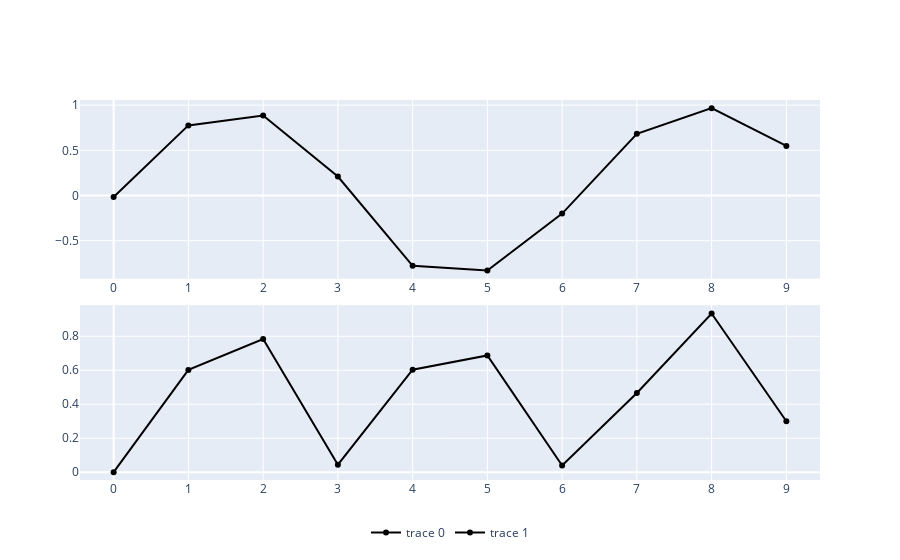

The notebook cell saved with this chart:
### Code cell
import plotly.offline as pyo

fig = {"data": [], "layout": {}}
fig["data"].append(
    {
        "x": [0.0, 1.0, 2.0, 3.0, 4.0, 5.0, 6.0, 7.0, 8.0, 9.0],
        "y": [-0.017, 0.776, 0.886, 0.21, -0.777, -0.83, -0.2, 0.683, 0.967, 0.549],
        "type": "scatter",
        "line": {"color": "#000"},
        "marker": {"line": {}},
        "xaxis": "x1",
        "yaxis": "y1",
    }
)
fig["data"].append(
    {
        "x": [0.0, 1.0, 2.0, 3.0, 4.0, 5.0, 6.0, 7.0, 8.0, 9.0],
        "y": [0.0, 0.602, 0.784, 0.044, 0.603, 0.687, 0.039, 0.466, 0.934, 0.3],
        "type": "scatter",
        "mode": "lines+markers",
        # "line": {"color": "#000", "dash": "dash", "width": 1.0},
        "marker": {"symbol": "circle", "color": "#000", "line": {"color": "#000"}},
        "xaxis": "x2",
        "yaxis": "y2",
    }
)
fig["layout"]["xaxis1"] = {"range": [-0.45, 9.45], "domain": [0, 1], "anchor": "y1"}
fig["layout"]["yaxis1"] = {"range": [-0.919, 1.057], "domain": [0.53, 1], "anchor": "x1"}

fig["layout"]["xaxis2"] = {"range": [-0.45, 9.45], "domain": [0, 1], "anchor": "y2"}
fig["layout"]["yaxis2"] = {
    "range": [-0.046, 0.983],
    "domain": [0, 0.45999999999999996],
    "anchor": "x2",
}

fig["layout"]["legend"] = dict(orientation="h", yanchor="top", y=-0.1, xanchor="center", x=0.5)

pyo.iplot(fig)

### Figure 1 — Plotly figure (JSON) as saved in the notebook; plotly's stock layout.template omitted (floating-point values rounded to 4 significant figures)
{"data": [{"line": {"color": "#000"}, "type": "scatter", "x": [0, 1, 2, 3, 4, 5, 6, 7, 8, 9], "xaxis": "x", "y": [-0.017, 0.776, 0.886, 0.21, -0.777, -0.83, -0.2, 0.683, 0.967, 0.549], "yaxis": "y"}, {"marker": {"color": "#000", "line": {"color": "#000"}, "symbol": "circle"}, "mode": "lines+markers", "type": "scatter", "x": [0, 1, 2, 3, 4, 5, 6, 7, 8, 9], "xaxis": "x2", "y": [0, 0.602, 0.784, 0.044, 0.603, 0.687, 0.039, 0.466, 0.934, 0.3], "yaxis": "y2"}], "layout": {"legend": {"orientation": "h", "x": 0.5, "xanchor": "center", "y": -0.1, "yanchor": "top"}, "xaxis": {"anchor": "y", "domain": [0, 1], "range": [-0.45, 9.45]}, "xaxis2": {"anchor": "y2", "domain": [0, 1], "range": [-0.45, 9.45]}, "yaxis": {"anchor": "x", "domain": [0.53, 1], "range": [-0.919, 1.057]}, "yaxis2": {"anchor": "x2", "domain": [0, 0.46], "range": [-0.046, 0.983]}}}
